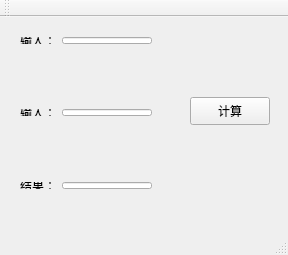
<?xml version="1.0" encoding="UTF-8"?>
<ui version="4.0">
 <class>MainWindow</class>
 <widget class="QMainWindow" name="MainWindow">
  <property name="geometry">
   <rect>
    <x>0</x>
    <y>0</y>
    <width>288</width>
    <height>255</height>
   </rect>
  </property>
  <property name="windowTitle">
   <string>MainWindow</string>
  </property>
  <widget class="QWidget" name="centralWidget">
   <widget class="QPushButton" name="startButton">
    <property name="geometry">
     <rect>
      <x>190</x>
      <y>80</y>
      <width>80</width>
      <height>28</height>
     </rect>
    </property>
    <property name="text">
     <string>计算</string>
    </property>
   </widget>
   <widget class="QWidget" name="layoutWidget">
    <property name="geometry">
     <rect>
      <x>9</x>
      <y>9</y>
      <width>154</width>
      <height>29</height>
     </rect>
    </property>
    <layout class="QHBoxLayout" name="horizontalLayout">
     <item>
      <widget class="QLabel" name="label">
       <property name="text">
        <string>输入：</string>
       </property>
      </widget>
     </item>
     <item>
      <widget class="QLineEdit" name="inputEdit"/>
     </item>
    </layout>
   </widget>
   <widget class="QWidget" name="layoutWidget">
    <property name="geometry">
     <rect>
      <x>9</x>
      <y>81</y>
      <width>154</width>
      <height>29</height>
     </rect>
    </property>
    <layout class="QHBoxLayout" name="horizontalLayout_2">
     <item>
      <widget class="QLabel" name="label_2">
       <property name="text">
        <string>输入：</string>
       </property>
      </widget>
     </item>
     <item>
      <widget class="QLineEdit" name="inputEdit_2"/>
     </item>
    </layout>
   </widget>
   <widget class="QWidget" name="layoutWidget">
    <property name="geometry">
     <rect>
      <x>9</x>
      <y>154</y>
      <width>154</width>
      <height>29</height>
     </rect>
    </property>
    <layout class="QHBoxLayout" name="horizontalLayout_3">
     <item>
      <widget class="QLabel" name="label_3">
       <property name="text">
        <string>结果：</string>
       </property>
      </widget>
     </item>
     <item>
      <widget class="QLineEdit" name="ouputEdit"/>
     </item>
    </layout>
   </widget>
  </widget>
  <widget class="QMenuBar" name="menuBar">
   <property name="geometry">
    <rect>
     <x>0</x>
     <y>0</y>
     <width>288</width>
     <height>25</height>
    </rect>
   </property>
  </widget>
  <widget class="QToolBar" name="mainToolBar">
   <attribute name="toolBarArea">
    <enum>TopToolBarArea</enum>
   </attribute>
   <attribute name="toolBarBreak">
    <bool>false</bool>
   </attribute>
  </widget>
  <widget class="QStatusBar" name="statusBar"/>
 </widget>
 <layoutdefault spacing="6" margin="11"/>
 <resources/>
 <connections/>
</ui>
